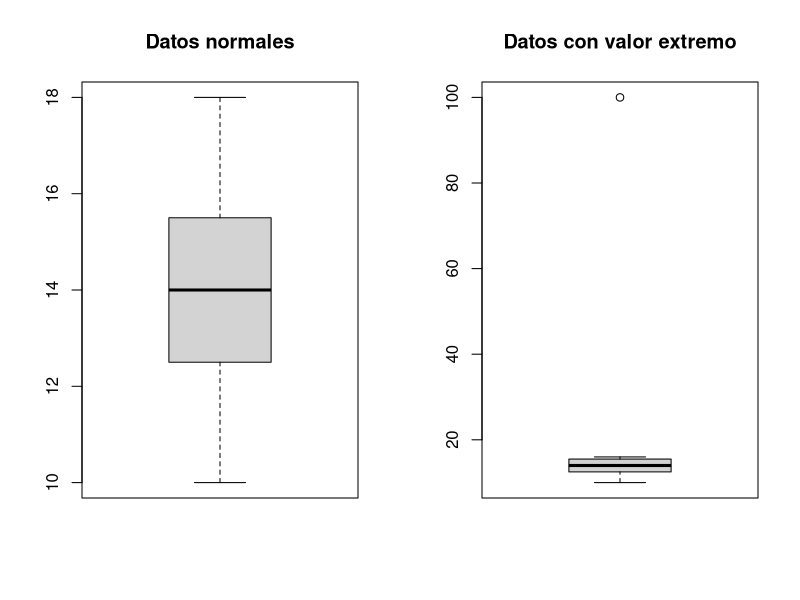

Write the R code that produced this figure.
## ---- chunk 1
#| label: media-aritmetica
#| echo: true

datos <- c(4, 8, 15, 16, 23, 42)
media <- mean(datos)
cat("Media aritmética:", media)
## ---- chunk 2
#| label: mediana
#| echo: true

mediana <- median(datos)
cat("Mediana:", mediana)
## ---- chunk 3
#| label: moda
#| echo: true

datos_con_moda <- c(2, 3, 3, 4, 5, 5, 5, 6, 7)
# Función para calcular la moda
calcular_moda <- function(x) {
  tabla <- table(x)
  as.numeric(names(tabla)[tabla == max(tabla)])
}
cat("Moda:", calcular_moda(datos_con_moda))
## ---- chunk 4
#| label: ejemplo
#| echo: true
#| fig-cap: "Comparación de medidas de tendencia central"

# Conjunto de datos normal
datos_normal <- c(10, 12, 13, 14, 15, 16, 18)

# Conjunto con valor extremo
datos_extremo <- c(10, 12, 13, 14, 15, 16, 100)

# Comparación
comparacion <- data.frame(
  Conjunto = c("Normal", "Con valor extremo"),
  Media = c(mean(datos_normal), mean(datos_extremo)),
  Mediana = c(median(datos_normal), median(datos_extremo))
)

# Mostrar tabla
library(knitr)
kable(comparacion)

# Visualización
par(mfrow=c(1,2))
boxplot(datos_normal, main="Datos normales")
boxplot(datos_extremo, main="Datos con valor extremo")
